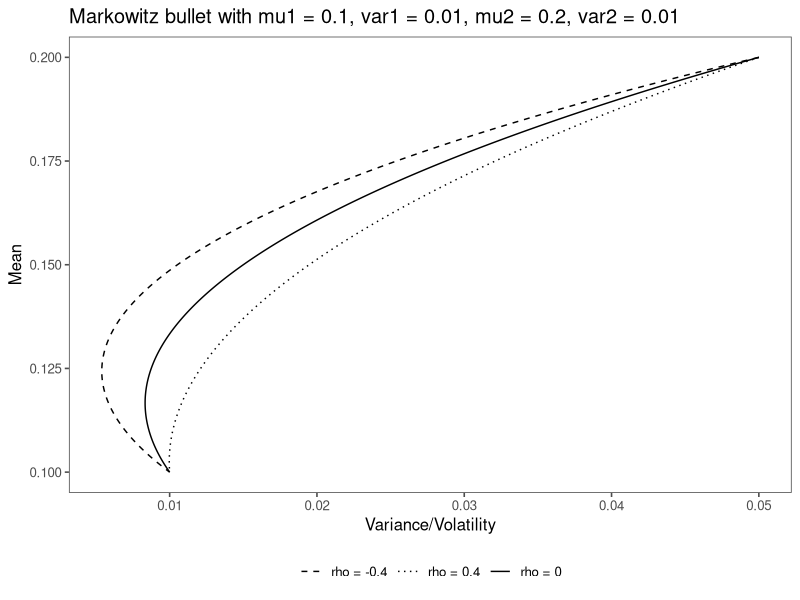

The R script that drew this image:
library(tidyverse)
library(ggthemes)
library(patchwork)

draw_markowitz <- function(mean_1, var_1, mean_2, var_2, rho = 0, range = 0.4){
  alphas <- seq(0, 1, 0.001)
  
  mean_total <- mean_1 * alphas + mean_2 * (1 - alphas)
  variance <- var_1 * alphas^2 + 2 * alphas * (1 - alphas) * rho * 
    sqrt(var_1 * var_2) + var_2 * (1 - alphas)^2
  variance_rho_p <- var_1 * alphas^2 + 2 * alphas * (1 - alphas) * (rho + range) * 
    sqrt(var_1 * var_2) + var_2 * (1 - alphas)^2
  variance_rho_m <- var_1 * alphas^2 + 2 * alphas * (1 - alphas) * (rho - range) * 
    sqrt(var_1 * var_2) + var_2 * (1 - alphas)^2
  
  df <- tibble(
    mean = mean_total,
    variance = variance,
    var_p = variance_rho_p,
    var_m = variance_rho_m
  ) %>% 
    pivot_longer(cols = 2:ncol(.), names_to = "rhos", values_to = "variance")
  
  plot <- ggplot(df) +
    geom_path(aes(variance, mean, linetype = rhos)) +
    labs(
      title = paste0("Markowitz bullet with mu1 = ", mean_1, 
                     ", var1 = ", var_1, ", mu2 = ", mean_2, ", var2 = ", var_1),
      x = "Variance/Volatility",
      y = "Mean",
      linetype = NULL
    ) +
    scale_linetype_manual(labels = c(str_c("rho = ", rho - range),
                              str_c("rho = ", rho + range),
                              str_c("rho = ", rho)),
                          values = c(2, 3, 1)) +
    theme_few() +
    theme(legend.position = "bottom")
  
  return(plot)
}

draw_markowitz(0.1, 0.01, 0.2, 0.05)

pairwise_markowitz <- function(data){
  symbols <- names(data)
  cor_matrix <- cor(data)

  column_list <- list()
  for(i in 1:ncol(data)){
    column <- list()
    for(j in 1:ncol(data)){
      column1 <- data %>% select(i) %>% pull()
      column2 <- data %>% select(j) %>% pull()
      plot <- draw_markowitz(mean(column1), cor_matrix[i, i], 
                     mean(column2), cor_matrix[j, j], cor_matrix[i, j])
      column[[j]] <- plot
    }
    column_list[[i]] <- column
  }
  
  output <- column_list[[1]][[1]]
  for (i in 1:length(column)){
    temp <- column_list[[i]][[1]]
    for (j in 1:length(column)){
      if(j == 1){
        next
      }
      temp <- temp | column_list[[i]][[j]]
    }
    output <- output / temp
  }
}

# Get optimal weights from markowitz method
opt_markowitz <- function(df, returns){
  mu <- colMeans(df)
  omega <- var(df)
  
  inv_omega <- solve(omega)
  A <- (t(mu) %*% inv_omega %*% rep(1, length(mu)))[1,1]
  B <- (t(mu) %*% inv_omega %*% mu)[1,1]
  C <- (t(rep(1, length(mu))) %*% inv_omega %*% rep(1, length(mu)))[1,1]
  D <- (B * C - A^2)
  a <- ((returns * C - A) / D)
  
  w <- inv_omega %*% (a * mu + ((1 - a * A) / C) * rep(1, length(mu)))
  return(w)
}
